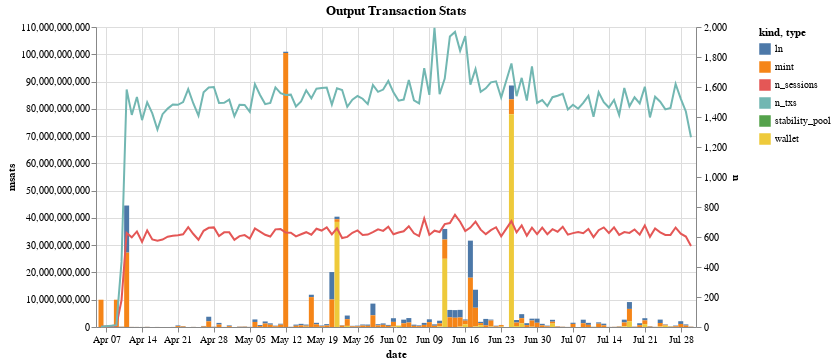

Notebook code cell kept with this figure:
### Code cell
make_tx_stats_chart('output', p_out, txs, session_times, True)

### Figure 1 — Vega-Lite specification as saved in the notebook (floating-point values rounded to 4 significant figures; data arrays with more than 128 entries replaced by an {"elided": "..."} marker saying what was removed)
{"config": {"view": {"continuousWidth": 300, "continuousHeight": 300}}, "layer": [{"data": {"name": "data-d0953973f372ff6321baa7cf2789502e"}, "mark": {"type": "bar"}, "encoding": {"color": {"field": "kind", "type": "nominal"}, "tooltip": [{"field": "date", "type": "temporal"}, {"field": "kind", "type": "nominal"}, {"field": "msats", "type": "quantitative"}], "x": {"field": "date", "type": "temporal"}, "y": {"field": "msats", "type": "quantitative"}}}, {"data": {"name": "data-6aad87403bfa4b843d1b402e23b81868"}, "mark": {"type": "line"}, "encoding": {"color": {"field": "type", "type": "nominal"}, "x": {"field": "date", "type": "temporal"}, "y": {"field": "n", "type": "quantitative"}}}], "height": 300, "resolve": {"scale": {"y": "independent"}}, "title": "Output Transaction Stats", "width": 600, "$schema": "https://vega.github.io/schema/vega-lite/v5.17.0.json", "datasets": {"data-d0953973f372ff6321baa7cf2789502e": {"elided": "257 records"}, "data-6aad87403bfa4b843d1b402e23b81868": {"elided": "228 records"}}}
